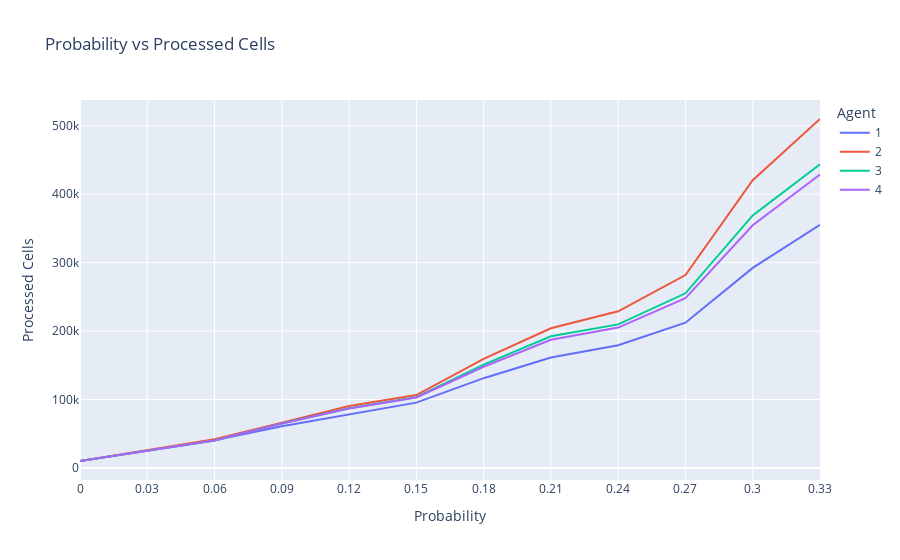

This figure's notebook cell:
### Code cell
fig1 = px.line(avg_results_df, x="Probability", y="Processed Cells", color="Agent", title='Probability vs Processed Cells')
fig1.update_xaxes(dtick=0.03)
fig1.show()

plotly.io.write_image(fig1, file="./images/prob_processed.png", scale=5)

### Figure 1 — Plotly figure (JSON) as saved in the notebook; plotly's stock layout.template omitted (floating-point values rounded to 4 significant figures)
{"data": [{"hovertemplate": "Agent=1<br>Probability=%{x}<br>Processed Cells=%{y}<extra></extra>", "legendgroup": "1", "line": {"color": "#636efa", "dash": "solid"}, "marker": {"symbol": "circle"}, "mode": "lines", "name": "1", "orientation": "v", "showlegend": true, "type": "scatter", "x": [0, 0.03, 0.06, 0.09, 0.12, 0.15, 0.18, 0.21, 0.24, 0.27, 0.3, 0.33], "xaxis": "x", "y": [10201, 25595, 40336, 60920.0, 78710.0, 95460.0, 131200.0, 161300.0, 179300.0, 212200.0, 292300.0, 355100.0], "yaxis": "y"}, {"hovertemplate": "Agent=2<br>Probability=%{x}<br>Processed Cells=%{y}<extra></extra>", "legendgroup": "2", "line": {"color": "#EF553B", "dash": "solid"}, "marker": {"symbol": "circle"}, "mode": "lines", "name": "2", "orientation": "v", "showlegend": true, "type": "scatter", "x": [0, 0.03, 0.06, 0.09, 0.12, 0.15, 0.18, 0.21, 0.24, 0.27, 0.3, 0.33], "xaxis": "x", "y": [10201, 25960.0, 42090.0, 65990.0, 90540.0, 106600.0, 159400.0, 204100.0, 228900.0, 281800.0, 420300.0, 509800.0], "yaxis": "y"}, {"hovertemplate": "Agent=3<br>Probability=%{x}<br>Processed Cells=%{y}<extra></extra>", "legendgroup": "3", "line": {"color": "#00cc96", "dash": "solid"}, "marker": {"symbol": "circle"}, "mode": "lines", "name": "3", "orientation": "v", "showlegend": true, "type": "scatter", "x": [0, 0.03, 0.06, 0.09, 0.12, 0.15, 0.18, 0.21, 0.24, 0.27, 0.3, 0.33], "xaxis": "x", "y": [10201, 25370.0, 40180.0, 65040.0, 87300.0, 103400.0, 151100.0, 192400.0, 209800.0, 255200.0, 368962, 443600.0], "yaxis": "y"}, {"hovertemplate": "Agent=4<br>Probability=%{x}<br>Processed Cells=%{y}<extra></extra>", "legendgroup": "4", "line": {"color": "#ab63fa", "dash": "solid"}, "marker": {"symbol": "circle"}, "mode": "lines", "name": "4", "orientation": "v", "showlegend": true, "type": "scatter", "x": [0, 0.03, 0.06, 0.09, 0.12, 0.15, 0.18, 0.21, 0.24, 0.27, 0.3, 0.33], "xaxis": "x", "y": [10201, 25370.0, 40180.0, 64870.0, 86930.0, 102900.0, 147800.0, 187300.0, 205100.0, 248200.0, 354600.0, 428700.0], "yaxis": "y"}], "layout": {"legend": {"title": {"text": "Agent"}, "tracegroupgap": 0}, "title": {"text": "Probability vs Processed Cells"}, "xaxis": {"anchor": "y", "domain": [0, 1], "dtick": 0.03, "title": {"text": "Probability"}}, "yaxis": {"anchor": "x", "domain": [0, 1], "title": {"text": "Processed Cells"}}}}
